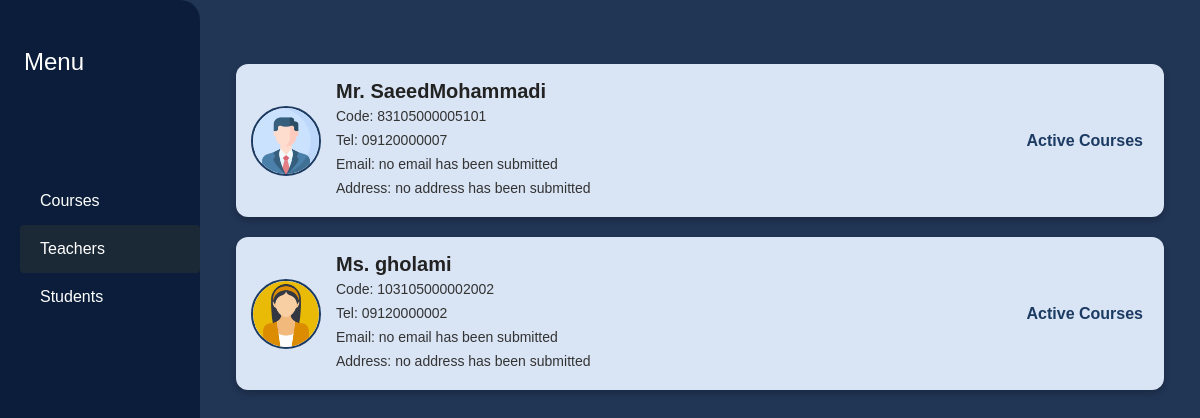
Before: /teachers/ with the older database file.
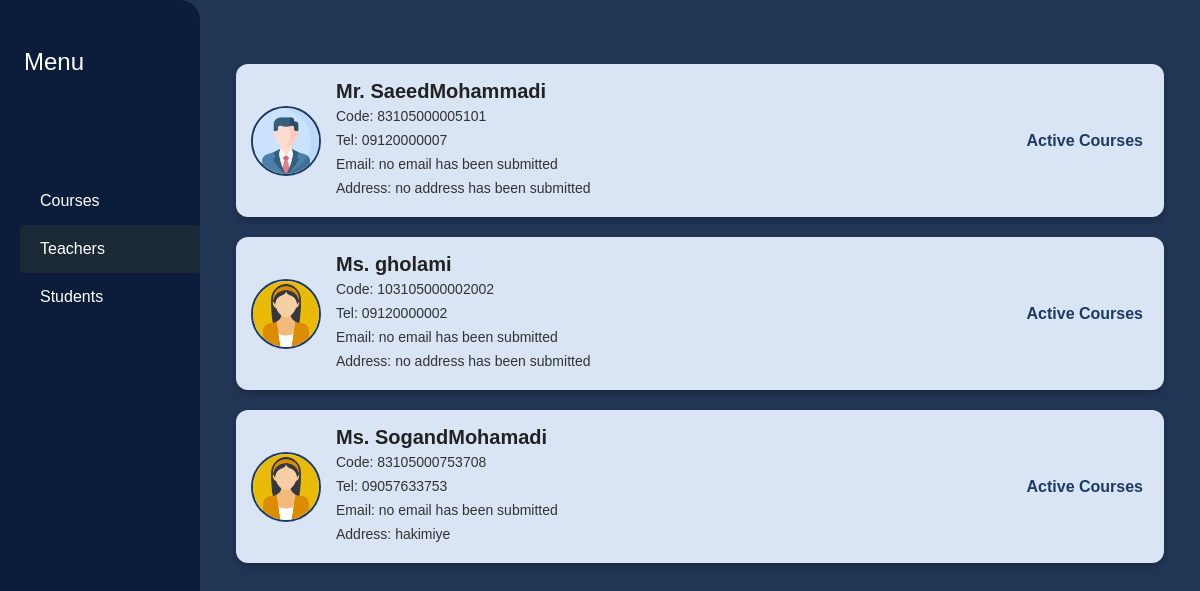
After: the same page with the newer database file.
### accounts/models.py (models this page shows, shortened)
class CustomUser(AbstractUser):
    user_code = models.CharField(
        editable=False,
        unique=True,
        default='',
    )
    national_code = models.CharField(
        max_length=10,
        unique=True,
        default='',
    )
    EDUCATIONAL_GROUP_CHOICES = [
        ('teacher', 'teacher'),
        ('student', 'student'),
        ('admin', 'admin'),
    ]
    educational_group = models.CharField(
        max_length=7,
        choices=EDUCATIONAL_GROUP_CHOICES,
        default='',
        blank=True,
        null=True,
    )
    Tel = models.CharField(
        max_length=12,
        unique=True,
        default='',
    )
    birth_date = models.DateField(default=timezone.now)
    GENDER_CHOICES = [
        ('male', 'male'),
        ('female', 'female'),
    ]
    gender = models.CharField(
        max_length=6,
        choices=GENDER_CHOICES,
        default='',
    )
    address = models.TextField(
        default=''
    )

### my_admin/views.py (the view)
# urls.py: path('teachers/', teachers_list, name='teachers'),
def teachers_list(request):
    teachers = CustomUser.objects.filter(educational_group='teacher')
    courses = Courses.objects.all()
    context = {
        'teachers': teachers,
        'courses': courses,
    }
    return render(request, 'my_admin/admin-teachers.html', context)

### my_admin/models.py (called while the page is built)
    def __str__(self):
        return f'{self.course_name} - {self.course_code}'

### my_admin/templates/my_admin/admin-teachers.html (shortened to what this page needs)
{% extends 'base.html' %}
{% load static %}
{% block head_refs %}
    <link href="https://cdn.jsdelivr.net/npm/bootstrap@5.3.3/dist/css/bootstrap.min.css" rel="stylesheet"/>
    <link rel="stylesheet" href="{% static 'css/teachers.css' %}"/>
{% endblock head_refs %}
{% block contents %}
    <div class="d-flex pt-3">
        <nav class="sidebar pt-5">
            <h4 class="ms-4 text-white">Menu</h4>
            <ul class="nav flex-column">
                <li class="nav-item"><a href="{% url 'my_admin:course_list' %}" class="nav-link">Courses</a></li>
                <li class="nav-item"><a href="{% url 'my_admin:teachers' %}" class="nav-link active">Teachers</a></li>
                <li class="nav-item"><a href="{% url 'my_admin:students' %}" class="nav-link">Students</a></li>
            </ul>
        </nav>
        <div class="content flex-grow-1 p-4 text-white">
            <div class="container py-4">
                {% for teacher in teachers %}
                    <div class="user-card">
                        {% if teacher.gender == 'male' %}
                            <img src="{% static 'avatars/man.png' %}" alt="male avatar">
                        {% else %}
                            <img src="{% static 'avatars/woman_6997570.png' %}" alt="female avatar">
                        {% endif %}
                        <div class="user-info">
                            {% if teacher.gender == 'male' %}
                                <h5>Mr. {{ teacher.username }}</h5>
                            {% else %}
                                <h5>Ms. {{ teacher.username }}</h5>
                            {% endif %}
                            <p>Code: {{ teacher.user_code }}</p>
                            {% if teacher.Tel %}
                                <p>Tel: {{ teacher.Tel }}</p>
                            {% else %}
                                <p>Tel: no Tel has been submitted</p>
                            {% endif %}
                            {% if teacher.email %}
                                <p>Email: {{ teacher.email }}</p>
                            {% else %}
                                <p>Email: no email has been submitted</p>
                            {% endif %}
                            {% if teacher.address %}
                                <p>Address: {{ teacher.address }}</p>
                            {% else %}
                                <p>Address: no address has been submitted</p>
                            {% endif %}
                        </div>
                        <button class="btn-course" data-bs-toggle="modal"
                                data-bs-target="#activeCoursesModal{{ teacher.id }}">Active
                            Courses
                        </button>
                    </div>
                {% endfor %}
            </div>
        </div>
    </div>
{% endblock contents %}

### templates/base.html (shortened to what this page needs)
<!DOCTYPE html>
<html lang="en">
<head>
    {% block head_refs %}
    {% endblock head_refs %}
</head>
<body>
{% block contents %}
{% endblock contents %}
</body>
</html>

### static/css/teachers.css (style rules this page uses)
body { background-color: rgb(33, 53, 85); font-family: Arial, sans-serif; }
.sidebar { width: 200px; min-height: 100vh; background-color: rgb(11, 29, 58); position: fixed; top: 0; left: 0; border-top-right-radius: 20px; border-bottom-right-radius: 20px; }
.sidebar .nav { margin-top: 100px; padding-left: 20px; }
.sidebar .nav-link { color: #ffffff; padding: 12px 20px; display: block; }
.sidebar .nav-link.active, .sidebar .nav-link:hover { background-color: #1b2836; color: #fff; border-radius: 4px; }
.content { margin-left: 200px; }
.user-card { background-color: #d9e4f4; border-radius: 12px; padding: 15px; margin-bottom: 20px; display: flex; align-items: center; box-shadow: 0 4px 6px rgba(0, 0, 0, 0.2); }
.user-card img { width: 70px; height: 70px; border-radius: 50%; margin-right: 15px; border: 2px solid #1c3b63; background-color: white; }
.user-info { flex-grow: 1; }
.user-info h5 { margin: 0; font-weight: bold; color: #222; }
.user-info p { margin: 3px 0; color: #333; font-size: 14px; }
.btn-course { background-color: transparent; border: none; color: #1c3b63; font-weight: bold; }

Changed rows visible on the page:
added CustomUser: username "SogandMohamadi", user_code "83105000753708", Tel "09057633753", email "Email: no email has been submitted", address "hakimiye"
